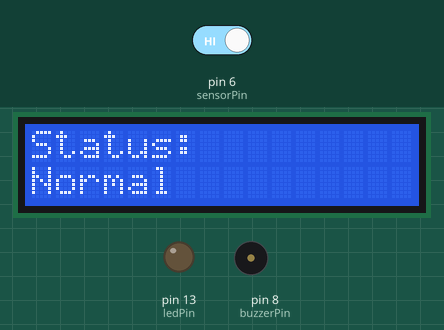
The sketch below on a simulated Arduino Uno, built with avr-gcc and run on an emulated ATmega328P. Parts: 16×2 character LCD, output pins drawn as LEDs (lit = HIGH), buzzer (waves = sounding, pin HIGH). The test bench sets the inputs (shaded band); at power-on: pin 6 (sensorPin) HIGH.

Above: at 3.2 s.
3.3 s: pin 6 (sensorPin) driven LOW
At 4.6 s:
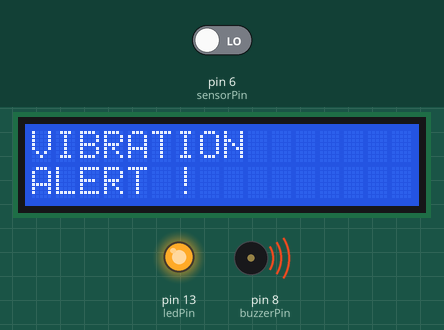
5.0 s: pin 6 (sensorPin) driven HIGH
At 6.0 s:
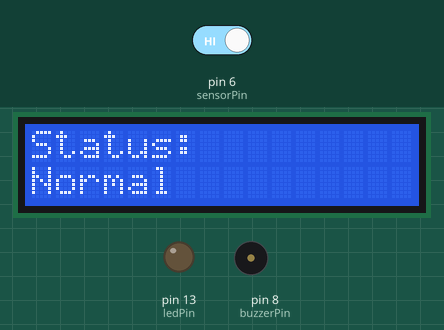
Timing chart, 0 to 8.0 s (numbered marks = the images above; inputs shaded):
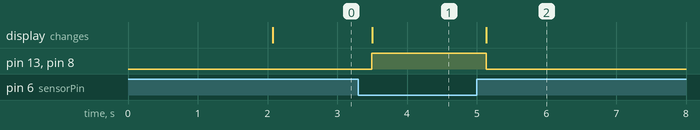

The sketch:

earthquake_detection_system_1.ino
```cpp
#include <LiquidCrystal.h>

// LCD Pins
LiquidCrystal lcd(12, 11, 5, 4, 3, 2);

// Pin Definitions
const int sensorPin = 6;     // Pushbutton (SW-420 emulator)
const int buzzerPin = 8;
const int ledPin = 13;

void setup()
{
  pinMode(sensorPin, INPUT_PULLUP);
  pinMode(buzzerPin, OUTPUT);
  pinMode(ledPin, OUTPUT);

  digitalWrite(buzzerPin, LOW);
  digitalWrite(ledPin, LOW);

  lcd.begin(16, 2);

  lcd.setCursor(0, 0);
  lcd.print("Earthquake");
  lcd.setCursor(0, 1);
  lcd.print("Monitoring");

  delay(2000);
  lcd.clear();
}

void loop()
{
  int vibration = digitalRead(sensorPin);

  if (vibration == LOW)   // Button Pressed
  {
    digitalWrite(ledPin, HIGH);
    digitalWrite(buzzerPin, HIGH);

    lcd.clear();
    lcd.setCursor(0, 0);
    lcd.print("VIBRATION");
    lcd.setCursor(0, 1);
    lcd.print("ALERT !");
  }
  else
  {
    digitalWrite(ledPin, LOW);
    digitalWrite(buzzerPin, LOW);

    lcd.clear();
    lcd.setCursor(0, 0);
    lcd.print("Status:");
    lcd.setCursor(0, 1);
    lcd.print("Normal");
  }

  delay(200);
} 
```

Measured:
- after the input at 3.3 s, pin 13 (ledPin), pin 8 (buzzerPin): LOW → HIGH after 0.20 s; the display: changes after 0.20 s (image 1)
- after the input at 5.0 s, pin 13 (ledPin), pin 8 (buzzerPin): HIGH → LOW after 0.13 s; the display: changes after 0.14 s (image 2)
